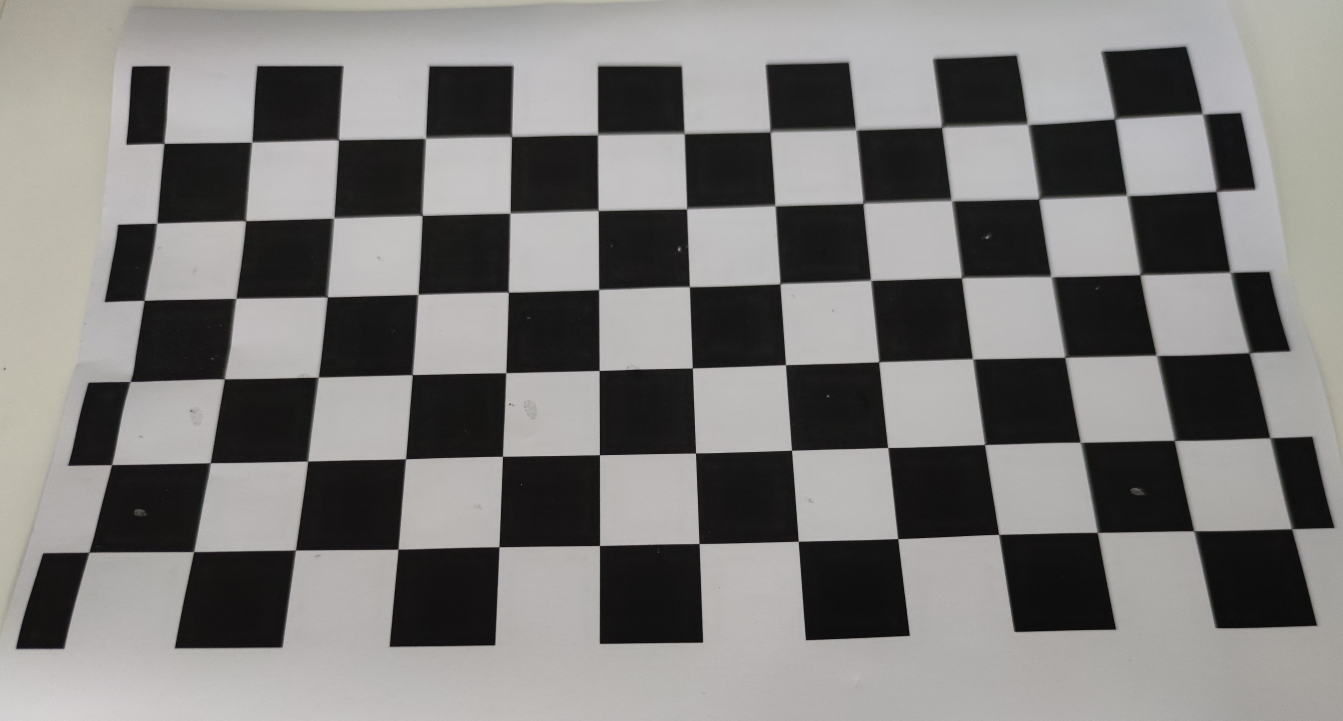
#> input picture image/20240625062415.jpg, 5371 x 2881 px (shown at 1/4 size); its folder holds 5 pictures in this run
$ python Calibration_1.py
#> lines starting #> are read from the running program, lines starting #| are printed output that depends on the picture
#zfg 张正友标定---快速实现

import cv2
import numpy as np
import glob
from matplotlib import pyplot as plt
import matplotlib
matplotlib.use('TkAgg')
# criteria: 角点精准化迭代过程的终止条件
criteria = (cv2.TERM_CRITERIA_EPS + cv2.TERM_CRITERIA_MAX_ITER, 30, 0.001)
# 棋盘格模板规格
len = 18  # 黑白格长度
w = 6
h = 13
# 世界坐标系中的棋盘格点, 例如(0,0,0), (1,0,0), (2,0,0) ....,(8,5,0)，去掉Z坐标，记为二维矩阵
world_point = np.zeros((w * h, 3), np.float32)  # 初始化一个6*13行3列的矩阵，类型为float

# 把每一个世界坐标的xy赋值[:,:2]中，：表示列表的所有字列表全部，：2表示从1截止到第二个数字
world_point[:, :2] = np.mgrid[0:w * len:len, 0:h * len:len].T.reshape(-1, 2)
# 储存棋盘格角点的世界坐标和图像坐标对
world_points = []  # 在世界坐标系中的三维点
imgpoints = []  # 在图像平面的二维点
j = 1
images = glob.glob(r'E:\Zhang_Calibration\image\*.jpg')  # 读取所有jpg文件

for fname in images:
    img = cv2.imread(fname)
#> img is the input picture: shape (2881, 5371, 3); mean B, G, R 122, 123.7, 125.2
    # 将图片缩小
    img = cv2.resize(img, None, fx=0.4, fy=0.4, interpolation=cv2.INTER_CUBIC)
#> img: shape (1152, 2148, 3)
    gray = cv2.cvtColor(img, cv2.COLOR_BGR2GRAY)
    # 找到棋盘格角点
    # 寻找角点，存入corners，ret是找到角点的flag（如果找到角点则为true）
    ret, corners = cv2.findChessboardCorners(gray, (w, h), None)
#> ret = True; corners = 78 rows, first 8: [142.9, 883.7], [179.1, 743.7], [209.2, 610.8], [231.5, 480.8], [251.9, 357.4], [263.3, 230.1], [310.3, 882.5], [337.3, 740.5]
    # 如果找到足够点对，将其存储起来
    if ret is True:
        cv2.cornerSubPix(gray, corners, (11, 11), (-1, -1), criteria)
        # 加入到世界坐标系
        world_points.append(world_point)
        # 角点加入到图像坐标系
        imgpoints.append(corners)
        # 将角点在图像上显示
        cv2.drawChessboardCorners(img, (w, h), corners, ret)
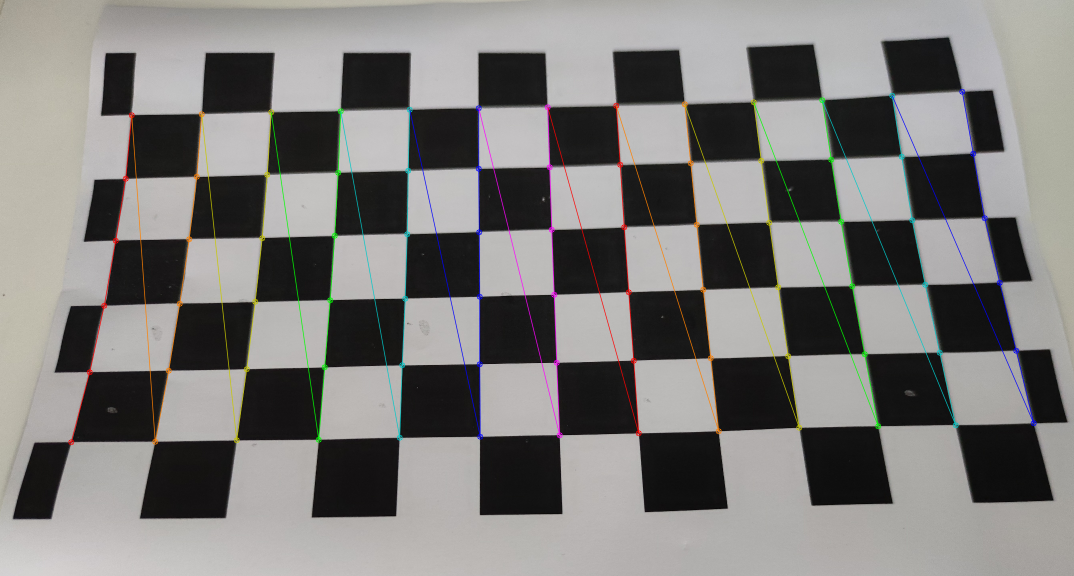
#> img: shape (1152, 2148, 3) (shown at 1/2 size); mean B, G, R 121.9, 123.8, 125.3
        img_rgb = cv2.cvtColor(img, cv2.COLOR_BGR2RGB)
        plt.imshow(img_rgb)
        plt.title('findCorners')
        plt.show()
        print(str(j) + "完成\n")
        j += 1
    else:
        print('错误')
        j += 1
#> pass 2 of the loop `for fname in images:`:
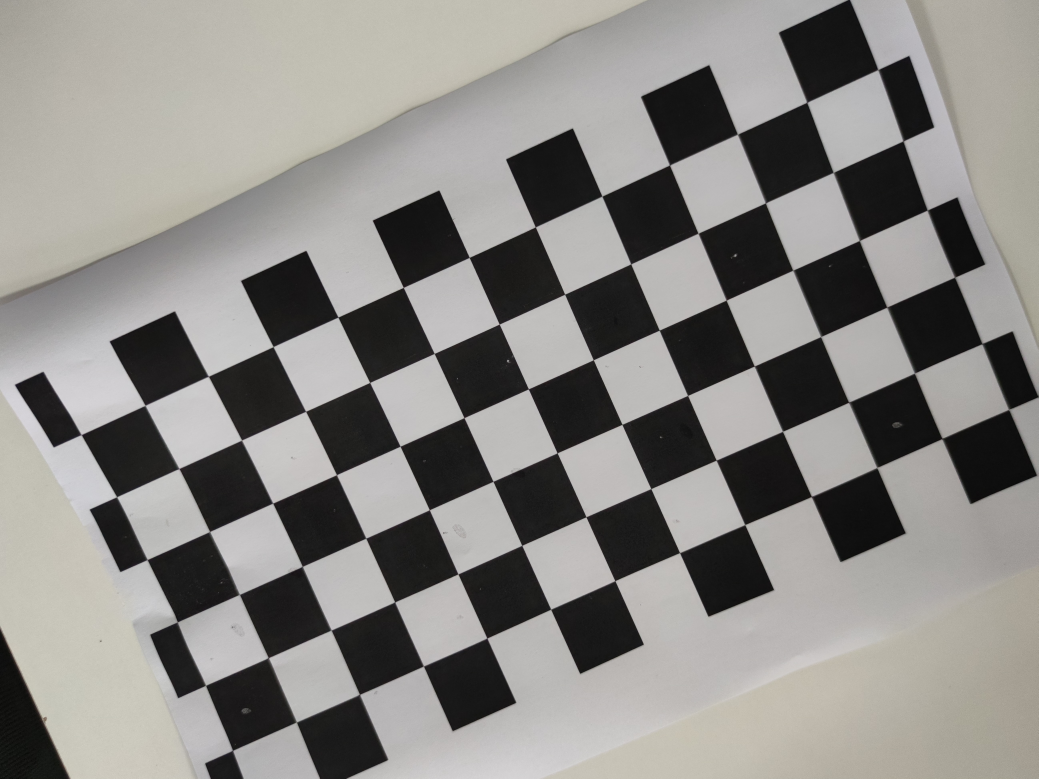
#> input picture image/20240625062453.jpg, 5191 x 3893 px (shown at 1/5 size)
#> img is the input picture: shape (3893, 5191, 3); mean B, G, R 132.9, 136.2, 138
#> gray: shape (1557, 2076)
#> corners = 78 rows, first 8: [465.6, 1501], [411.7, 1371.1], [355.8, 1243.9], [295.4, 1119.5], [233.8, 994.1], [163.4, 869.6], [591, 1444], [537, 1315.6]
#> `cv2.drawChessboardCorners(img, (w, h), corners, ret)`:
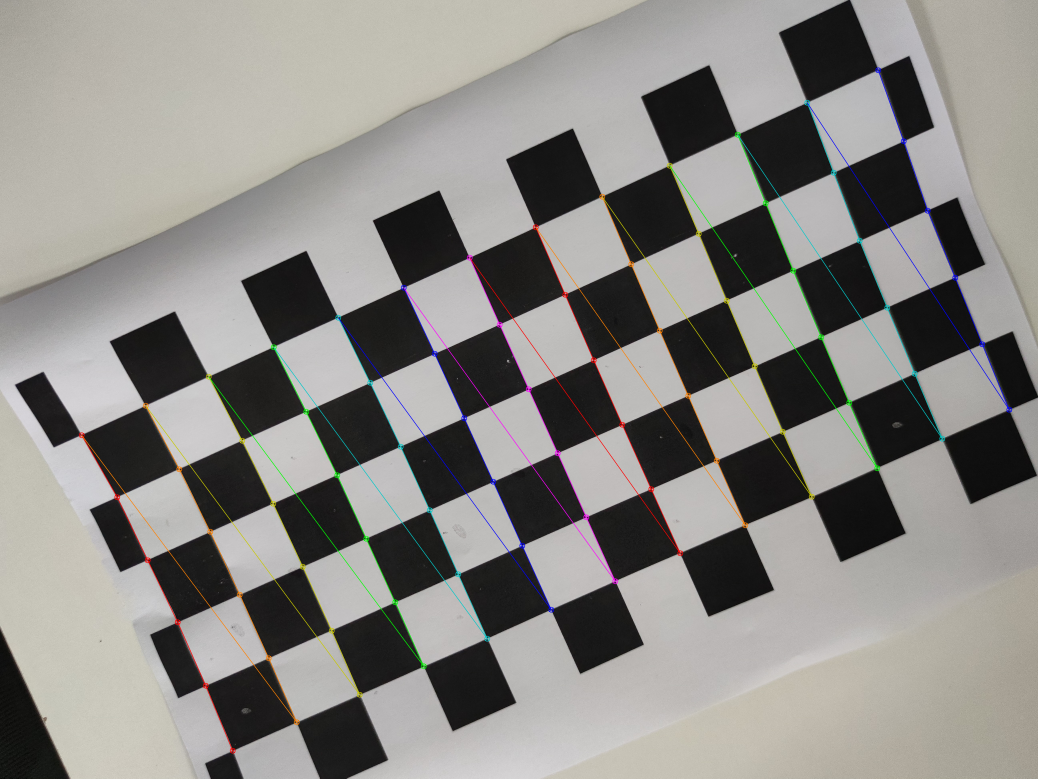
#> img: shape (1557, 2076, 3) (shown at 1/2 size); mean B, G, R 132.7, 136.3, 138.1
#> img_rgb: shape (1557, 2076, 3)

# 求解摄像机的内在参数和外在参数。mtx 内参数矩阵，dist 畸变系数，rvecs 旋转向量，tvecs 平移向量
ret, mtx, dist, rvecs, tvecs = cv2.calibrateCamera(world_points, imgpoints, gray.shape[::-1], None, None)

# 找棋盘格角点
# 去畸变
img2 = cv2.imread(r'E:\Zhang_Calibration\image\20240625062554.jpg')
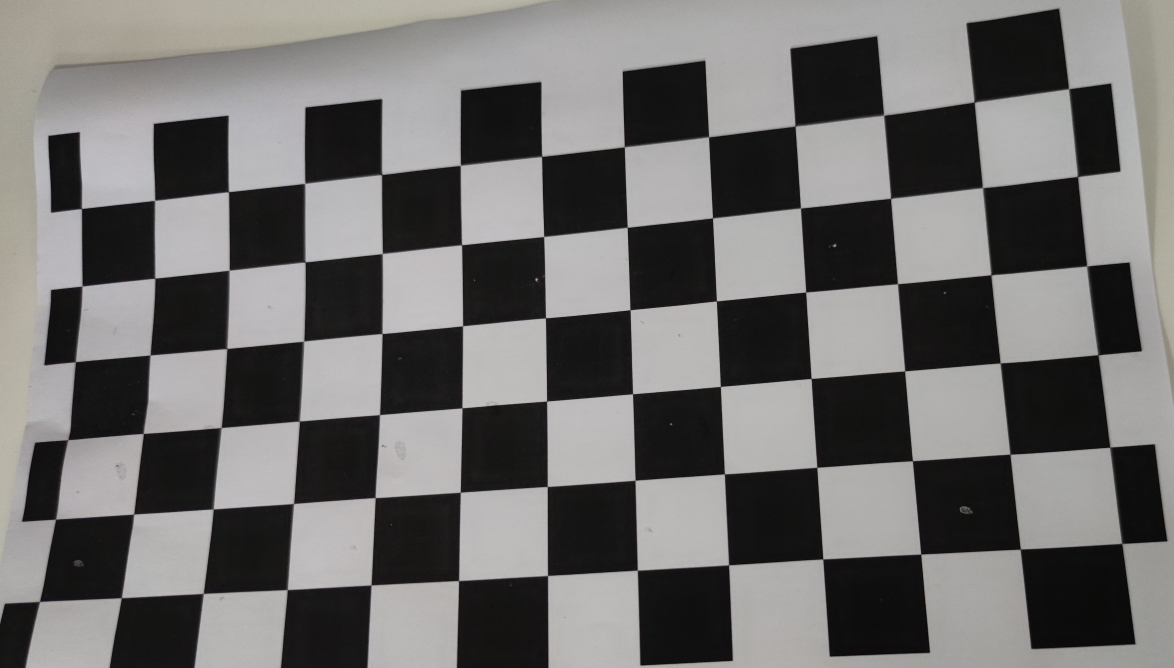
#> input picture image/20240625062554.jpg, 4693 x 2671 px, found by its file name (shown at 1/4 size)
#> img2 is the input picture: shape (2671, 4693, 3); mean B, G, R 109.2, 110.3, 111.5
img2 = cv2.resize(img2, None, fx=0.4, fy=0.4, interpolation=cv2.INTER_CUBIC)
#> img2: shape (1068, 1877, 3)
img2_rgb = cv2.cvtColor(img2, cv2.COLOR_BGR2RGB)
plt.imshow(img2_rgb)
plt.title('畸变图像')
plt.show()

h, w = img2.shape[:2]
#> h = 1068; w = 1877
# 内参数矩阵
newcameramtx, roi = cv2.getOptimalNewCameraMatrix(mtx, dist, (w, h), 0, (w, h))  # 自由比例参数
# 校正后图像
dst = cv2.undistort(img2, mtx, dist, None, newcameramtx)
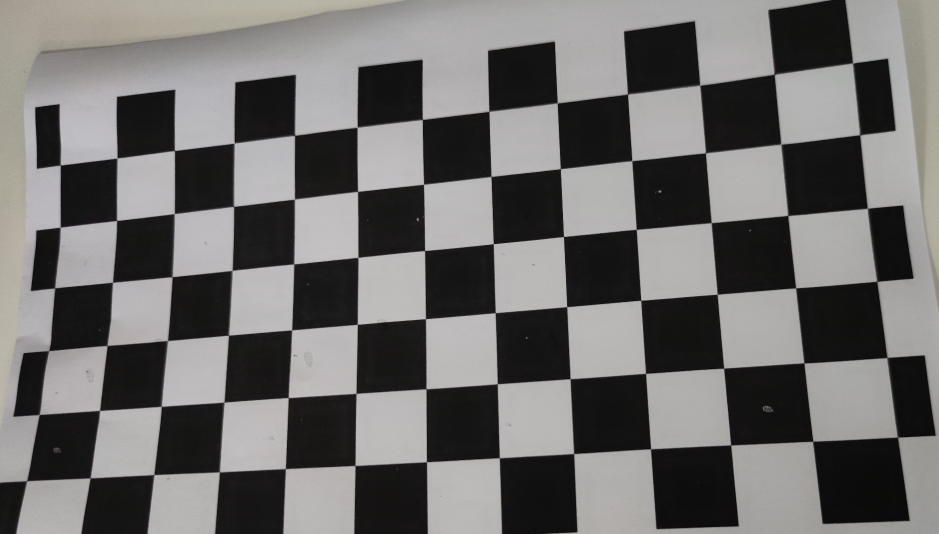
#> dst: shape (1068, 1877, 3) (shown at 1/2 size); mean B, G, R 108, 109, 110.2
cv2.imwrite('calibresult.png', dst)
f = open('内参数矩阵.txt', 'w+')
f.write('内参数矩阵:\n' + str(newcameramtx) + '\n')
f.close()
print('内参数输出完毕')

f = open('外参数矩阵.txt', 'w+')
# 得到旋转矩阵与平移
for t in range(0, j - 1):  # 向量变为矩阵
#> (the run stopped early here; a loop or call above may not have finished)
